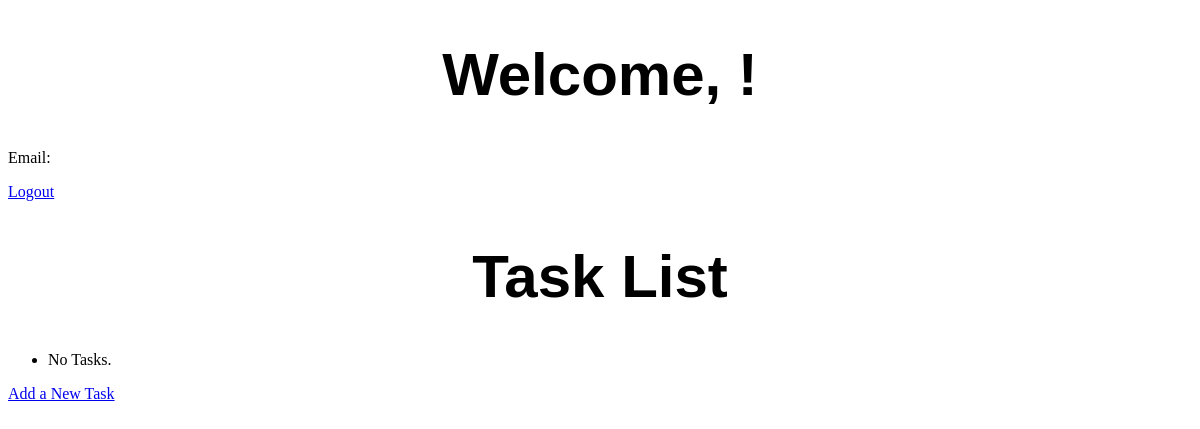
/tasks/, run on an earlier commit of the app's database.
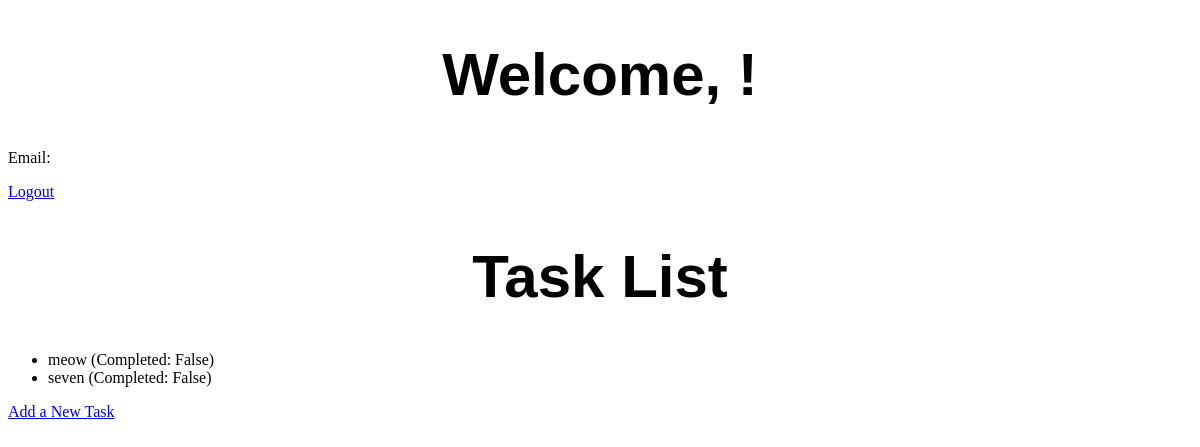
And on a later commit of the database.
### tasks/models.py (models this page shows)
class Task(models.Model):
    name = models.CharField(max_length=255, help_text="Enter the task name or description.")
    completed = models.BooleanField(default=False, help_text="Is the task completed?")
    created_at = models.DateTimeField(auto_now_add=True, help_text="The time when the task was created.")
    updated_at = models.DateTimeField(auto_now=True, help_text="The time when the task was last updated.")
    def __str__(self):
        return f"{self.name} (Completed: {self.completed})"

### tasks/views.py (the view)
# urls.py: path("", views.index, name="index"),
def index(request):
    tasks = Task.objects.all()
    return render(request, "tasks/index.html", {
        "tasks": tasks  # Pass tasks to the template
    })

### tasks/templates/tasks/index.html
{% extends "tasks/layout.html" %}
{% block content%}
<h1>Welcome, {{ user.username }}!</h1>
<p>Email: {{ user.email }}</p>
<a href="{% url 'account_logout' %}">Logout</a>
<h1>Task List</h1>
   <ul>
       {% for task in tasks %}
           <li>{{ task }}</li>
       {% empty %}
           <li>No Tasks.</li>
       {% endfor %}
   </ul>
    <a href="{% url 'tasks:add' %}">Add a New Task</a>
   {% endblock %}

### tasks/templates/tasks/layout.html (shortened to what this page needs)
{% load static %}
<!DOCTYPE html>
<html lang="en">
<head>
    <link rel="stylesheet" href="{% static 'tasks/styles.css' %}">
</head>
<body>
    <main>
        {% block content %}
        {% endblock %}
    </main>
</body>
</html>

### tasks/static/tasks/styles.css (style rules this page uses)
h1 { font-family: sans-serif; font-size: 60px; text-align: center; }

What changed in the data, as far as the page shows it:
added Task: name+completed "meow (Completed: False)"
added Task: name+completed "seven (Completed: False)"
Also different on the page:
text no longer shown: "No Tasks."
